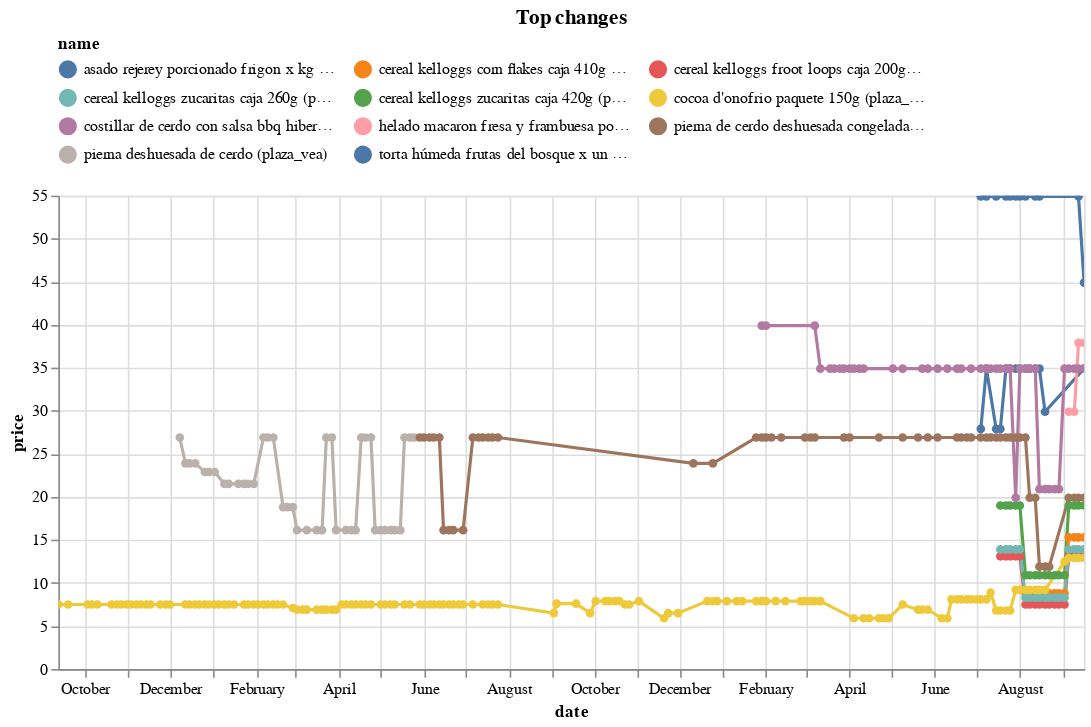

Here is the notebook cell this chart was saved with:
### Code cell
top_changes.head(10).pipe(plot_changes, 'Top changes')

### Figure 1 — Vega-Lite specification as saved in the notebook (floating-point values rounded to 4 significant figures; data arrays with more than 128 entries replaced by an {"elided": "..."} marker saying what was removed)
{"config": {"view": {"continuousWidth": 300, "continuousHeight": 300}, "legend": {"columns": 3, "orient": "top"}}, "data": {"name": "data-b3b73b9947fab72a583523acb01e5b42"}, "mark": {"type": "line", "point": true}, "encoding": {"color": {"field": "name", "scale": {"domain": ["asado rejerey porcionado frigon x kg (plaza_vea)", "cereal kelloggs corn flakes caja 410g (plaza_vea)", "cereal kelloggs froot loops caja 200g (plaza_vea)", "cereal kelloggs zucaritas caja 260g (plaza_vea)", "cereal kelloggs zucaritas caja 420g (plaza_vea)", "cocoa d'onofrio paquete 150g (plaza_vea)", "costillar de cerdo con salsa bbq hibero paquete 475g (plaza_vea)", "helado macaron fresa y frambuesa pote 420ml (plaza_vea)", "pierna de cerdo deshuesada congelada x kg (plaza_vea)", "pierna deshuesada de cerdo (plaza_vea)", "torta húmeda frutas del bosque x un (plaza_vea)"]}, "type": "nominal"}, "tooltip": [{"field": "name", "type": "nominal"}, {"field": "price", "type": "quantitative"}, {"field": "last_price", "type": "quantitative"}], "x": {"field": "date", "type": "temporal"}, "y": {"field": "price", "type": "quantitative"}}, "params": [{"name": "param_1", "select": {"type": "point", "fields": ["name"]}, "bind": "legend"}, {"name": "param_2", "select": {"type": "interval", "encodings": ["x", "y"]}, "bind": "scales"}], "title": "Top changes", "transform": [{"filter": {"param": "param_1"}}], "width": 650, "$schema": "https://vega.github.io/schema/vega-lite/v5.20.1.json", "datasets": {"data-b3b73b9947fab72a583523acb01e5b42": {"elided": "378 records"}}}
